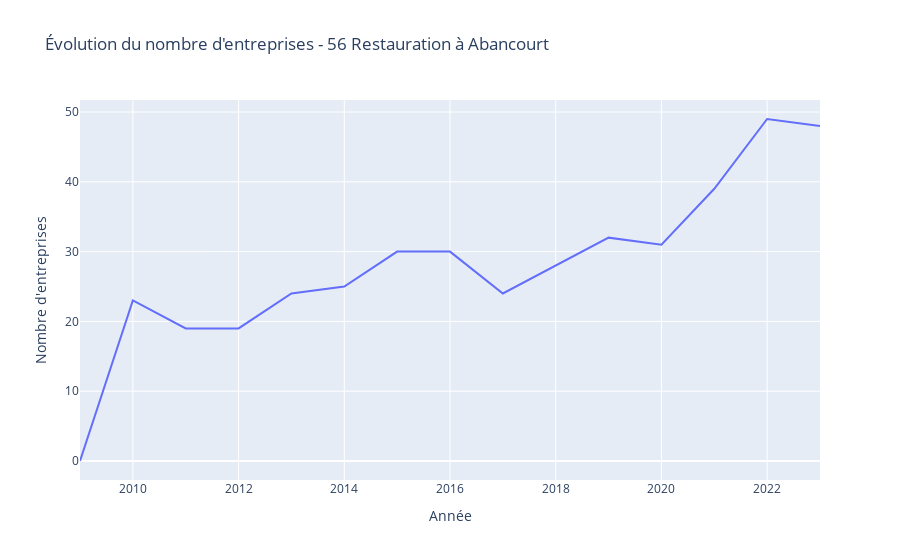

The code cell stored with this chart in its notebook:
### Code cell
import plotly.express as px

# Filtrer pour la ville "Abancourt" et le secteur "56 Restauration", puis grouper par année
fig = px.line(
    data_frame=df_urssaf[
        (df_urssaf["secteur_na88"] == "56 Restauration") & (df_urssaf["ville"] == "Lens")
    ]
    .groupby("année", as_index=False)
    .agg({"nb_etablissements": "sum"}),
    x="année",
    y="nb_etablissements",
    title="Évolution du nombre d'entreprises - 56 Restauration à Abancourt",
    labels={"année": "Année", "nb_etablissements": "Nombre d'entreprises"}
)

fig.show()

### Figure 1 — Plotly figure (JSON) as saved in the notebook; plotly's stock layout.template omitted (floating-point values rounded to 4 significant figures)
{"data": [{"hovertemplate": "Année=%{x}<br>Nombre d'entreprises=%{y}<extra></extra>", "legendgroup": "", "line": {"color": "#636efa", "dash": "solid"}, "marker": {"symbol": "circle"}, "mode": "lines", "name": "", "orientation": "v", "showlegend": false, "type": "scatter", "x": [2009, 2010, 2011, 2012, 2013, 2014, 2015, 2016, 2017, 2018, 2019, 2020, 2021, 2022, 2023], "xaxis": "x", "y": [0, 23, 19, 19, 24, 25, 30, 30, 24, 28, 32, 31, 39, 49, 48], "yaxis": "y"}], "layout": {"legend": {"tracegroupgap": 0}, "title": {"text": "Évolution du nombre d'entreprises - 56 Restauration à Abancourt"}, "xaxis": {"anchor": "y", "domain": [0, 1], "title": {"text": "Année"}}, "yaxis": {"anchor": "x", "domain": [0, 1], "title": {"text": "Nombre d'entreprises"}}}}
